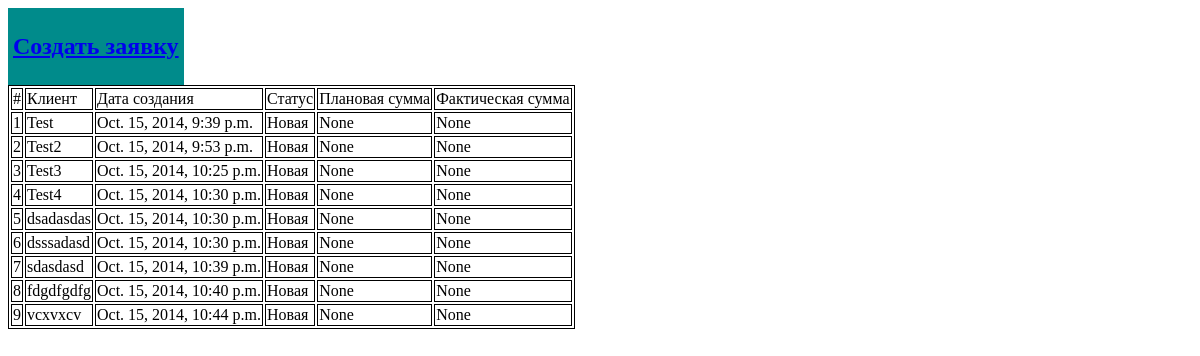
The app's page /, older data.
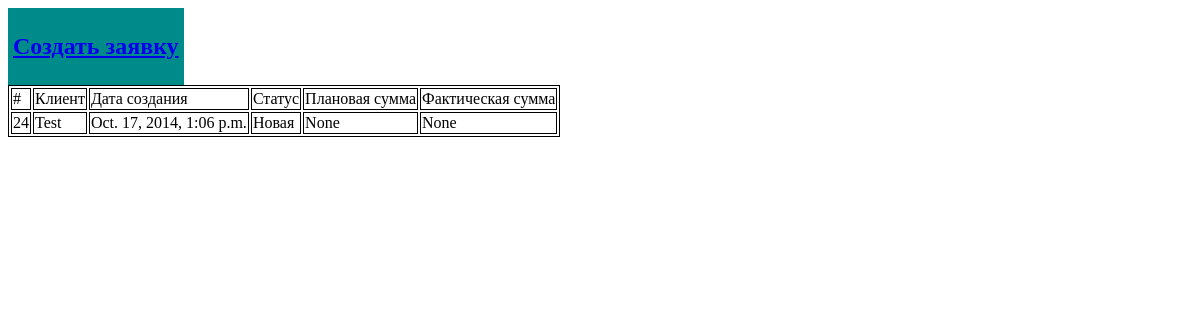
The same page, newer data.
### dispetchers/models.py (models this page shows, shortened)
class Order(models.Model):
    ClientName = models.CharField(max_length=150, verbose_name='Имя клиента')
    ClientAddress = models.CharField(max_length=200, verbose_name='Адрес клиента')
    PrefferedTime = models.DateTimeField(default=datetime.now(), verbose_name='Предпочетаемое время')
    CreateTime = models.DateTimeField(default=datetime.now(), verbose_name='Дата создания')
    FactTime = models.DateTimeField(null=True, blank=True, verbose_name='Фактическое время')
    PlanTotalSumm = models.FloatField(verbose_name='Плановая стоимость', null=True)
    FactTotalSumm = models.FloatField(verbose_name='Фактическая стоимость', null=True)
    Status = models.CharField(max_length=15, choices=ORDERSTATUS, default='New', verbose_name='Статус')
    class Meta:
        verbose_name_plural = 'Заявки'
        get_latest_by = "CreateTime"

### dispetchers/views.py (the view)
# urls.py: url(r'^$', 'dispetchers.views.show_orders', name="index"),
def show_orders(request):
    orders = Order.objects.all()
    if orders != None:
        return render_to_response('index.html', {'orders':orders})
    else:
        return render_to_response('index.html')

### templates/index.html (shortened to what this page needs)
{% extends 'base.html' %}
{% block content %}
<table border="1" bordercolor="#008b8b" bgcolor="#008b8b">
<tr>
    <td><a href="{% url "create_order" %}"><h2>Создать заявку</h2></a> </td>
</tr>
</table>
<table border="1" bordercolor="black">
    <tr>
        <td>#</td>
        <td>Клиент</td>
        <td>Дата создания</td>
        <td>Статус</td>
        <td>Плановая сумма</td>
        <td>Фактическая сумма</td>
    </tr>
    {% for order in orders%}
        <tr>
            <td>{{ order.pk }}</td>
            <td>{{ order.ClientName }}</td>
            <td>{{ order.CreateTime }}</td>
            <td>{{ order.get_Status_display }}</td>
            <td>{{ order.PlanTotalSumm }}</td>
            <td>{{ order.FactTotalSumm }}</td>
        </tr>
    {% endfor %}
</table>
{% endblock %}

Row changes from the older to the newer data that the page shows:
removed Order: pk "1", ClientName "Test", CreateTime "Oct. 15, 2014, 9:39 p.m.", Status "Новая", PlanTotalSumm "None", FactTotalSumm "None"
removed Order: pk "2", ClientName "Test2", CreateTime "Oct. 15, 2014, 9:53 p.m.", Status "Новая", PlanTotalSumm "None", FactTotalSumm "None"
removed Order: pk "3", ClientName "Test3", CreateTime "Oct. 15, 2014, 10:25 p.m.", Status "Новая", PlanTotalSumm "None", FactTotalSumm "None"
removed Order: pk "4", ClientName "Test4", CreateTime "Oct. 15, 2014, 10:30 p.m.", Status "Новая", PlanTotalSumm "None", FactTotalSumm "None"
removed Order: pk "5", ClientName "dsadasdas", CreateTime "Oct. 15, 2014, 10:30 p.m.", Status "Новая", PlanTotalSumm "None", FactTotalSumm "None"
removed Order: pk "6", ClientName "dsssadasd", CreateTime "Oct. 15, 2014, 10:30 p.m.", Status "Новая", PlanTotalSumm "None", FactTotalSumm "None"
removed Order: pk "7", ClientName "sdasdasd", CreateTime "Oct. 15, 2014, 10:39 p.m.", Status "Новая", PlanTotalSumm "None", FactTotalSumm "None"
removed Order: pk "8", ClientName "fdgdfgdfg", CreateTime "Oct. 15, 2014, 10:40 p.m.", Status "Новая", PlanTotalSumm "None", FactTotalSumm "None"
removed Order: pk "9", ClientName "vcxvxcv", CreateTime "Oct. 15, 2014, 10:44 p.m.", Status "Новая", PlanTotalSumm "None", FactTotalSumm "None"
added Order: pk "24", ClientName "Test", CreateTime "Oct. 17, 2014, 1:06 p.m.", Status "Новая", PlanTotalSumm "None", FactTotalSumm "None"
